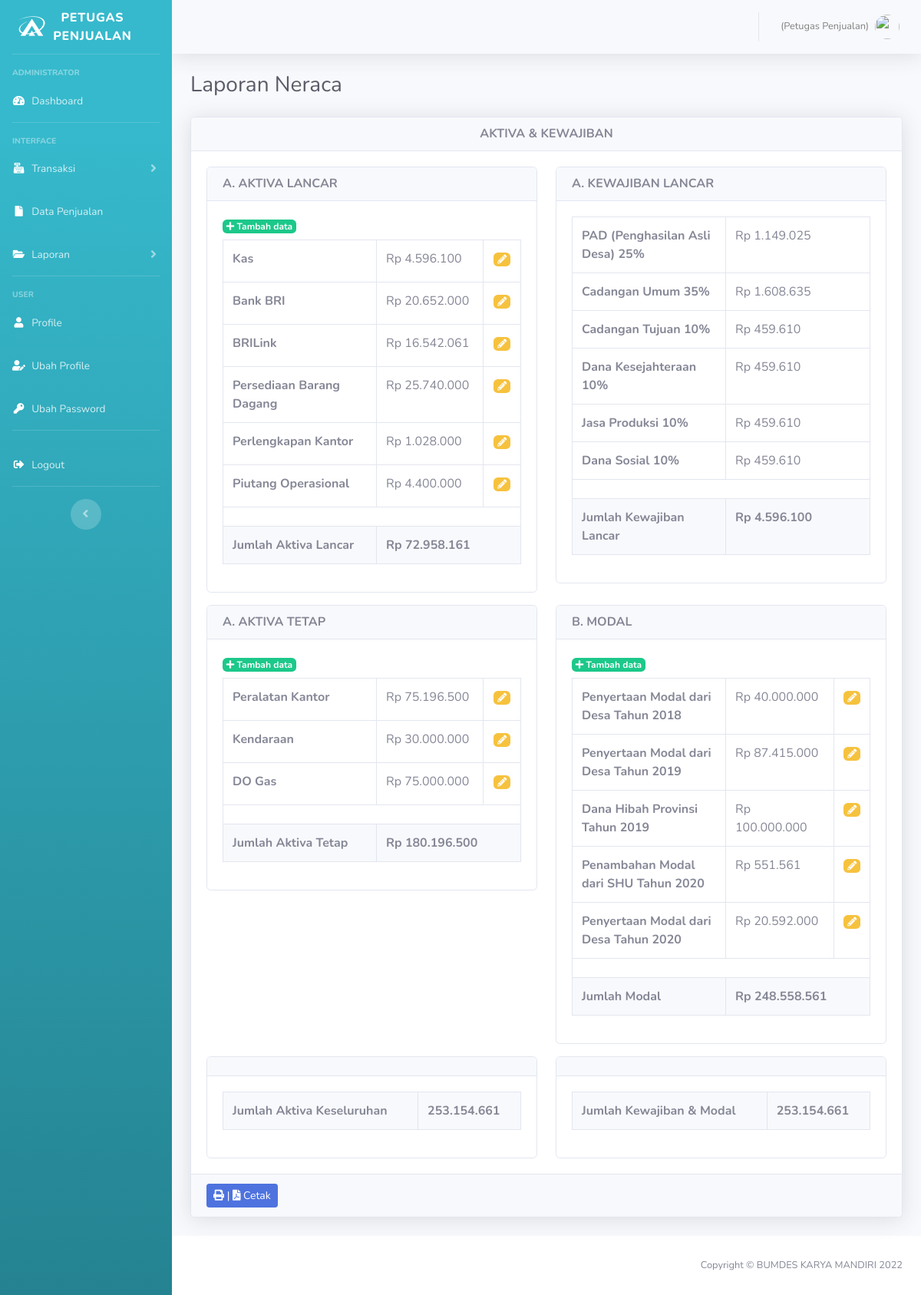
The app's page /index.php/laporan/neraca with its own data.
### tables this page shows
CREATE TABLE `aktiva_lancar` (
  `id_aktiva_lancar` int(11) NOT NULL,
  `nama_aktiva` varchar(100) DEFAULT NULL,
  `nominal` int(20) DEFAULT NULL
);

CREATE TABLE `aktiva_tetap` (
  `id_aktiva_tetap` int(11) NOT NULL,
  `nama_aktiva` varchar(100) DEFAULT NULL,
  `nominal` int(20) DEFAULT NULL
);

CREATE TABLE `modal` (
  `id_modal` int(11) NOT NULL,
  `nominal` int(11) DEFAULT NULL,
  `keterangan` varchar(100) DEFAULT NULL
);

### application/controllers/Laporan.php (called while the page is built, shortened)
<?php
class Laporan extends CI_Controller
{
    public function __construct()
    {
        $this->load->library('form_validation');
        $this->load->model('M_Laporan');
        $this->load->model('M_Penjualan');
    }
    public function neraca()
    {
        $data['title'] = 'Laporan Neraca';
        $data['user'] = $this->db->get_where('user', ['email' => $this->session->userdata('email')])->row_array();
        $data['aktiva_lancar'] = $this->db->get('aktiva_lancar')->result();
        $data['aktiva_tetap'] = $this->db->get('aktiva_tetap')->result();
        $data['modal'] = $this->db->get('modal')->result();
        $data['kas'] = $this->db->get_where('aktiva_lancar', ['id_aktiva_lancar' => 1])->row();
        $data['rows'] = $this->M_Laporan->getData()->result();
        $this->load->view('templates/header', $data);
        $this->load->view('templates/sidebar_petugas', $data);
        $this->load->view('laporan/neraca', $data);
        $this->load->view('templates/footer');
    }
}

### index.php (called while the page is built, shortened)
<?php
require_once BASEPATH.'core/CodeIgniter.php';

### application/views/laporan/neraca.php (the view, shortened to what this page needs)
<div class="container-fluid">
    <h1 class="h3 mb-4 text-gray-800"><?= $title; ?></h1>
    <div class="card shadow mb-4">
        <div class="card-header text-center">
            <h6 class="m-0 font-weight-bold text-secondary">AKTIVA & KEWAJIBAN</h6>
        </div>
        <div class="card-body">
            <div class="row mb-3">
                <div class="col-md-6">
                    <div class="card">
                        <div class="card-header">
                            <h6 class="m-0 font-weight-bold text-secondary">A. AKTIVA LANCAR</h6>
                        </div>
                        <div class="row">
                            <div class="col-md-12">
                                <div class="card-body">
                                    <table class="table table-bordered">
                                        <a href="" class="badge badge-success newSatuanModalButton mb-2" data-toggle="modal" data-target="#inputAktivaLancar"><i class="fas fa-plus"></i> Tambah data</a>
                                        <tbody>
                                            <?php
                                            $total_aktiva_lancar = 0;
                                            foreach ($aktiva_lancar as $row) : ?>
                                                <tr>
                                                    <th width="200"><?= $row->nama_aktiva; ?></th>
                                                    <td>Rp <?= number_format($row->nominal, 0, ',', '.'); ?></td>
                                                    <td class="text-center">
                                                        <a href="" class="badge badge-warning newSatuanModalButton mb-2" data-toggle="modal" data-target="#ubahAktivaLancar<?= $row->id_aktiva_lancar; ?>"><i class="fas fa-pencil-alt"></i></a>
                                                    </td>
                                                </tr>
                                            <?php $total_aktiva_lancar += $row->nominal;
                                            endforeach; ?>
                                            <tr>
                                                <td colspan="3"></td>
                                            </tr>
                                        </tbody>
                                        <tfoot class="bg-light">
                                            <th>Jumlah Aktiva Lancar</th>
                                            <th colspan="2">Rp <?= number_format($total_aktiva_lancar, 0, ',', '.'); ?></th>
                                        </tfoot>
                                    </table>
                                </div>
                            </div>
                        </div>
                    </div>
                </div>
                <div class="col-md-6">
                    <div class="card ">
                        <div class="card-header">
                            <h6 class="m-0 font-weight-bold text-secondary">A. KEWAJIBAN LANCAR</h6>
                        </div>
                        <div class="row">
                            <div class="col-md-12">
                                <div class="card-body">
                                    <table class="table table-bordered">
                                        <tbody>
                                            <?php
                                            $pad = 25 / 100;
                                            $cu = 35 / 100;
                                            $ct = 10 / 100;
                                            $dk = 10 / 100;
                                            $jp = 10 / 100;
                                            $ds = 10 / 100;
                                            ?>
                                            <tr>
                                                <th width="200">PAD (Penghasilan Asli Desa) 25%</th>
                                                <td>Rp <?= number_format($kas->nominal * $pad, 0, ',', '.'); ?></td>
                                            </tr>
                                            <tr>
                                                <th width="200">Cadangan Umum 35%</th>
                                                <td>Rp <?= number_format($kas->nominal * $cu, 0, ',', '.'); ?></td>
                                            </tr>
                                            <tr>
                                                <th width="200">Cadangan Tujuan 10%</th>
                                                <td>Rp <?= number_format($kas->nominal * $ct, 0, ',', '.'); ?></td>
                                            </tr>
                                            <tr>
                                                <th width="200">Dana Kesejahteraan 10%</th>
                                                <td>Rp <?= number_format($kas->nominal * $dk, 0, ',', '.'); ?></td>
                                            </tr>
                                            <tr>
                                                <th width="200">Jasa Produksi 10%</th>
                                                <td>Rp <?= number_format($kas->nominal * $jp, 0, ',', '.'); ?></td>
                                            </tr>
                                            <tr>
                                                <th width="200">Dana Sosial 10%</th>
                                                <td>Rp <?= number_format($kas->nominal * $ds, 0, ',', '.'); ?></td>
                                            </tr>
                                            <tr>
                                                <td colspan="2"></td>
                                            </tr>
                                        </tbody>
                                        <tfoot class="bg-light">
                                            <th>Jumlah Kewajiban Lancar</th>
                                            <th>Rp <?= number_format($kas->nominal, 0, ',', '.'); ?></th>
                                        </tfoot>
                                    </table>
                                </div>
                            </div>
                        </div>
                    </div>
                </div>
            </div>
            <div class="row mb-3">
                <div class="col-md-6">
                    <div class="card ">
                        <div class="card-header">
                            <h6 class="m-0 font-weight-bold text-secondary">A. AKTIVA TETAP</h6>
                        </div>
                        <div class="row">
                            <div class="col-md-12">
                                <div class="card-body">
                                    <table class="table table-bordered">
                                        <a href="" class="badge badge-success newSatuanModalButton mb-2" data-toggle="modal" data-target="#inputAktivaTetap"><i class="fas fa-plus"></i> Tambah data</a>
                                        <tbody>
                                            <?php
                                            $total_aktiva_tetap = 0;
                                            foreach ($aktiva_tetap as $row) : ?>
                                                <tr>
                                                    <th width="200"><?= $row->nama_aktiva; ?></th>
                                                    <td>Rp <?= number_format($row->nominal, 0, ',', '.'); ?></td>
                                                    <td class="text-center">
                                                        <a href="" class="badge badge-warning newSatuanModalButton mb-2" data-toggle="modal" data-target="#ubahAktivaTetap<?= $row->id_aktiva_tetap; ?>"><i class="fas fa-pencil-alt"></i></a>
                                                    </td>
                                                </tr>
                                            <?php $total_aktiva_tetap += $row->nominal;
                                            endforeach; ?>
                                            <tr>
                                                <td colspan="3"></td>
                                            </tr>
                                        </tbody>
                                        <tfoot class="bg-light">
                                            <th>Jumlah Aktiva Tetap</th>
                                            <th colspan="3">Rp <?= number_format($total_aktiva_tetap, 0, ',', '.'); ?></th>
                                        </tfoot>
                                    </table>
                                </div>
                            </div>
                        </div>
                    </div>
                </div>
                <div class="col-md-6">
                    <div class="card ">
                        <div class="card-header">
                            <h6 class="m-0 font-weight-bold text-secondary">B. MODAL</h6>
                        </div>
                        <div class="row">
                            <div class="col-md-12">
                                <div class="card-body">
                                    <table class="table table-bordered">
                                        <a href="" class="badge badge-success newSatuanModalButton mb-2" data-toggle="modal" data-target="#inputModal"><i class="fas fa-plus"></i> Tambah data</a>
                                        <tbody>
                                            <?php $total_modal = 0;
                                            foreach ($modal as $row) : ?>
                                                <tr>
                                                    <th width="200"><?= $row->keterangan; ?></th>
                                                    <td>Rp <?= number_format($row->nominal, 0, ',', '.'); ?></td>
                                                    <td class="text-center">
                                                        <a href="" class="badge badge-warning newSatuanModalButton mb-2" data-toggle="modal" data-target="#ubahModal<?= $row->id_modal; ?>"><i class="fas fa-pencil-alt"></i></a>
                                                    </td>
                                                </tr>
                                            <?php $total_modal += $row->nominal;
                                            endforeach; ?>
                                            <tr>
                                                <td colspan="3"></td>
                                            </tr>
                                        </tbody>
                                        <tfoot class="bg-light">
                                            <th>Jumlah Modal</th>
                                            <th colspan="2">Rp <?= number_format($total_modal, 0, ',', '.'); ?></th>
                                        </tfoot>
                                    </table>
                                </div>
                            </div>
                        </div>
                    </div>
                </div>
            </div>
            <div class="row">
                <div class="col-md-6">
                    <div class="card ">
                        <div class="card-header">
                        </div>
                        <div class="row">
                            <div class="col-md-12">
                                <div class="card-body">
                                    <table class="table table-bordered">
                                        <tfoot class="bg-light">
                                            <th>Jumlah Aktiva Keseluruhan</th>
                                            <th><?= number_format($total_aktiva_lancar + $total_aktiva_tetap, 0, ',', '.'); ?></th>
                                        </tfoot>
                                    </table>
                                </div>
                            </div>
                        </div>
                    </div>
                </div>
                <div class="col-md-6">
                    <div class="card ">
                        <div class="card-header">
                        </div>
                        <div class="row">
                            <div class="col-md-12">
                                <div class="card-body">
                                    <table class="table table-bordered">
                                        <tfoot class="bg-light">
                                            <th>Jumlah Kewajiban & Modal</th>
                                            <th><?= number_format($total_modal + $kas->nominal, 0, ',', '.'); ?></th>
                                        </tfoot>
                                    </table>
                                </div>
                            </div>
                        </div>
                    </div>
                </div>
            </div>
        </div>
        <div class="card-footer">
            <a href="<?= base_url('laporan/cetak_neraca') ?>" class="btn btn-primary btn-sm"><i class="fas fa-print"></i> | <i class="fas fa-file-pdf"></i> Cetak</a>
        </div>
    </div>
</div>

### records on screen
aktiva_lancar: nama_aktiva "Kas", nominal "4.596.100", $kas->nominal*$pad "1.149.025", $kas->nominal*$cu "1.608.635", $kas->nominal*$ct "459.610", $kas->nominal*$dk "459.610", $kas->nominal*$jp "459.610", $kas->nominal*$ds "459.610", $total_modal + $kas->nominal "253.154.661"
aktiva_lancar: nama_aktiva "Bank BRI", nominal "20.652.000"
aktiva_lancar: nama_aktiva "BRILink", nominal "16.542.061"
aktiva_lancar: nama_aktiva "Persediaan Barang Dagang", nominal "25.740.000"
aktiva_lancar: nama_aktiva "Perlengkapan Kantor", nominal "1.028.000"
aktiva_lancar: nama_aktiva "Piutang Operasional", nominal "4.400.000"
aktiva_tetap: nama_aktiva "Peralatan Kantor", nominal "75.196.500"
aktiva_tetap: nama_aktiva "Kendaraan", nominal "30.000.000"
aktiva_tetap: nama_aktiva "DO Gas", nominal "75.000.000"
modal: keterangan "Penyertaan Modal dari Desa Tahun 2018", nominal "40.000.000"
modal: keterangan "Penyertaan Modal dari Desa Tahun 2019", nominal "87.415.000"
modal: keterangan "Dana Hibah Provinsi Tahun 2019", nominal "100.000.000"
modal: keterangan "Penambahan Modal dari SHU Tahun 2020", nominal "551.561"
modal: keterangan "Penyertaan Modal dari Desa Tahun 2020", nominal "20.592.000"

### other values on screen
$title "Laporan Neraca"
$total_aktiva_lancar "72.958.161"
$total_aktiva_tetap "180.196.500"
$total_modal "248.558.561"
$total_aktiva_lancar + $total_aktiva_tetap "253.154.661"
